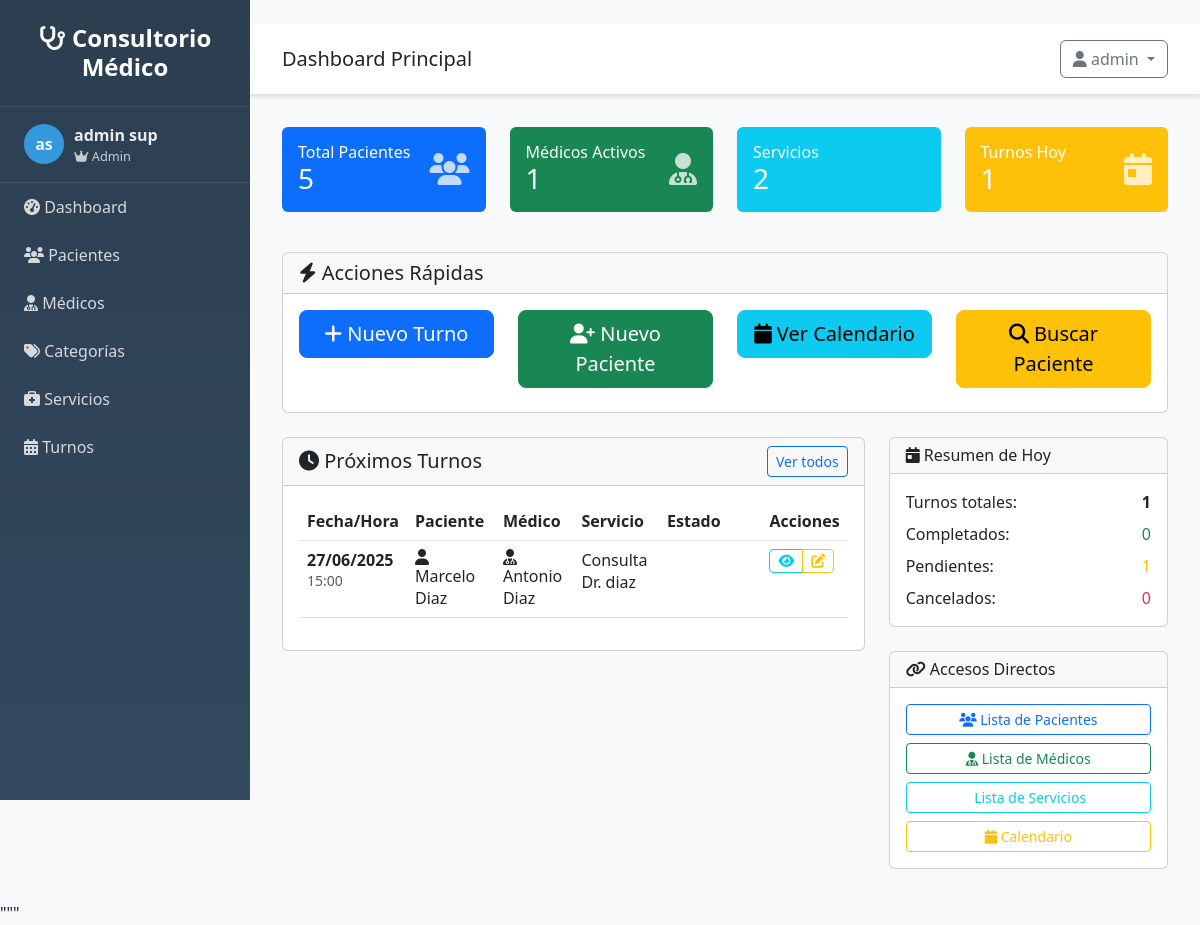
/dashboard (signed in), run on an earlier commit of the app's database.
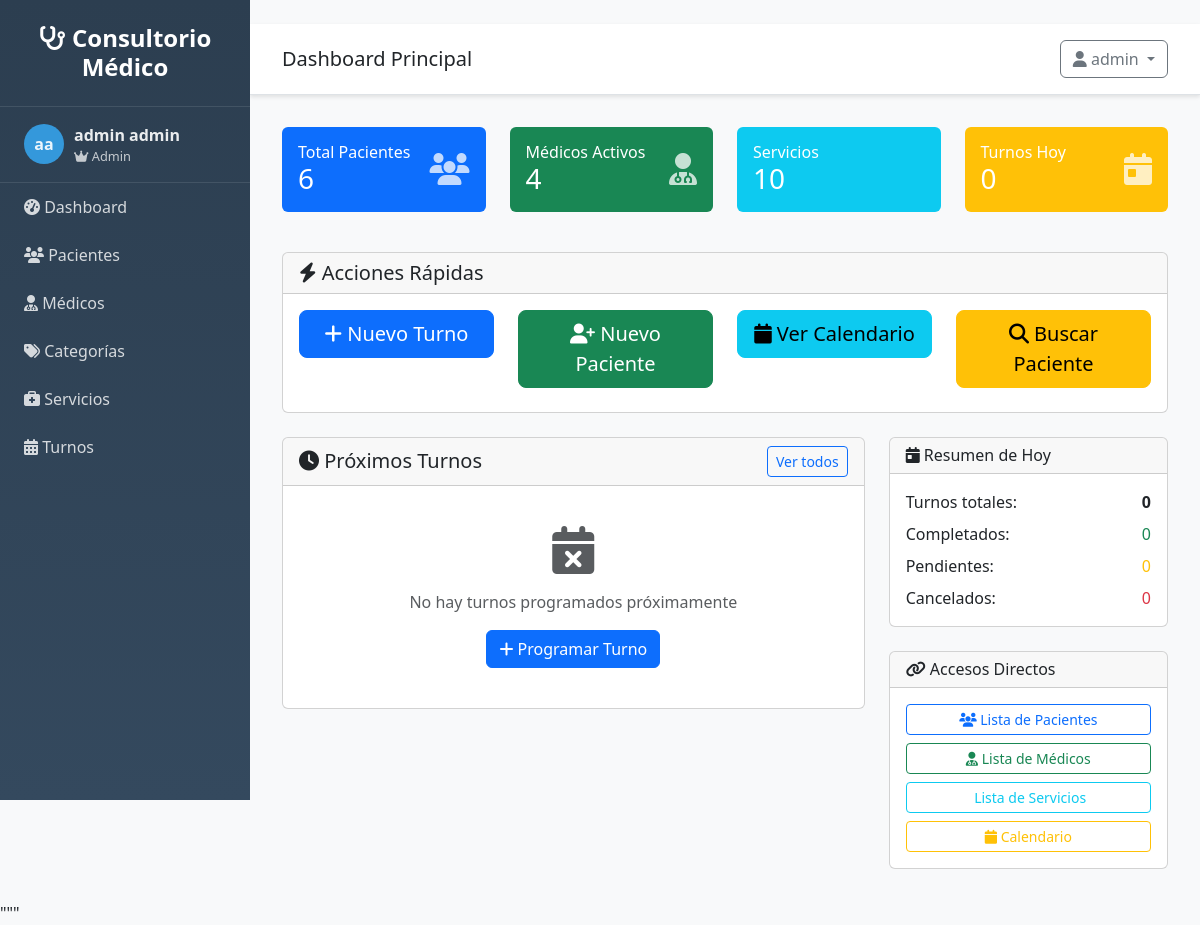
And on a later commit of the database.
### src/models/usuario.py (models this page shows, shortened)
class Usuario(UserMixin, db.Model):
    __tablename__ = 'usuarios'
    id = db.Column(db.Integer, primary_key=True)
    username = db.Column(db.String(80), unique=True, nullable=False)
    email = db.Column(db.String(120), unique=True, nullable=False)
    password_hash = db.Column(db.String(255), nullable=False)
    nombre = db.Column(db.String(100), nullable=False)
    apellido = db.Column(db.String(100), nullable=False)
    rol = db.Column(db.String(20), default='usuario')
    activo = db.Column(db.Boolean, default=True)
    ultimo_login = db.Column(db.DateTime)
    fecha_creacion = db.Column(db.DateTime, default=datetime.utcnow)
    @property
    def nombre_completo(self):
        return f"{self.nombre} {self.apellido}"
    def is_admin(self):
        return self.rol == 'admin'

### src/models/turno.py (models this page shows, shortened)
class Turno(db.Model):
    __tablename__ = 'turnos'
    id = db.Column(db.Integer, primary_key=True)
    fecha = db.Column(db.Date, nullable=False)
    hora = db.Column(db.Time, nullable=False)
    estado = db.Column(db.String(20), default='pendiente')  # pendiente, confirmado, completado, cancelado
    observaciones = db.Column(db.Text, nullable=True)
    precio_final = db.Column(db.Numeric(10, 2), nullable=True)
    fecha_creacion = db.Column(db.DateTime, default=datetime.utcnow)
    cliente_id = db.Column(db.Integer, db.ForeignKey('clientes.id'), nullable=False)
    profesional_id = db.Column(db.Integer, db.ForeignKey('profesionales.id'), nullable=False)
    servicio_id = db.Column(db.Integer, db.ForeignKey('servicios.id'), nullable=False)

### src/models/cliente.py (models this page shows, shortened)
class Cliente(db.Model):
    __tablename__ = 'clientes'
    id = db.Column(db.Integer, primary_key=True)
    nombre = db.Column(db.String(100), nullable=False)
    apellido = db.Column(db.String(100), nullable=False)
    telefono = db.Column(db.String(20), nullable=True)
    email = db.Column(db.String(120), nullable=True)
    fecha_creacion = db.Column(db.DateTime, default=datetime.utcnow)
    activo = db.Column(db.Boolean, default=True)
    turnos = db.relationship('Turno', backref='cliente', lazy=True)
    @property
    def nombre_completo(self):
        return f"{self.nombre} {self.apellido}"

### src/models/profesional.py (models this page shows, shortened)
class Profesional(db.Model):
    __tablename__ = 'profesionales'
    id = db.Column(db.Integer, primary_key=True)
    nombre = db.Column(db.String(100), nullable=False)
    apellido = db.Column(db.String(100), nullable=False)
    telefono = db.Column(db.String(20), nullable=True)
    email = db.Column(db.String(120), nullable=True)
    especialidad = db.Column(db.String(100), nullable=True)
    activo = db.Column(db.Boolean, default=True)
    fecha_creacion = db.Column(db.DateTime, default=datetime.utcnow)
    turnos = db.relationship('Turno', backref='profesional', lazy=True)
    @property
    def nombre_completo(self):
        return f"{self.nombre} {self.apellido}"

### src/models/servicio.py (models this page shows, shortened)
class Servicio(db.Model):
    __tablename__ = 'servicios'
    id = db.Column(db.Integer, primary_key=True)
    nombre = db.Column(db.String(100), nullable=False)
    descripcion = db.Column(db.Text, nullable=True)
    precio = db.Column(db.Numeric(10, 2), nullable=False, default=0.00)
    duracion = db.Column(db.Integer, nullable=False, default=60)  # duración en minutos
    activo = db.Column(db.Boolean, default=True)
    fecha_creacion = db.Column(db.DateTime, default=datetime.utcnow)
    categoria_id = db.Column(db.Integer, db.ForeignKey('categorias.id'), nullable=True)
    turnos = db.relationship('Turno', backref='servicio', lazy=True)

### src/routes/main.py (the view)
@main_bp.route('/dashboard')
@login_required
def index():
    try:
        from src.models import Cliente, Turno, Profesional, Servicio
        total_clientes = Cliente.query.filter_by(activo=True).count()
        total_profesionales = Profesional.query.filter_by(activo=True).count()
        total_servicios = Servicio.query.filter_by(activo=True).count()
        hoy = date.today()
        turnos_hoy = Turno.query.filter_by(fecha=hoy).count()
        proximos_turnos = Turno.query.filter(
            Turno.fecha >= hoy,
            Turno.estado.in_(['pendiente', 'confirmado'])
        ).order_by(Turno.fecha, Turno.hora).limit(5).all()
    except Exception as e:
        print(f"Error cargando datos del dashboard: {e}")
        total_clientes = 0
        total_profesionales = 0
        total_servicios = 0
        turnos_hoy = 0
        proximos_turnos = []
    return render_template('dashboard.html',
                         total_clientes=total_clientes,
                         total_profesionales=total_profesionales,
                         total_servicios=total_servicios,
                         turnos_hoy=turnos_hoy,
                         proximos_turnos=proximos_turnos,
                         usuario=current_user)

### src/app.py (called while the page is built)
def create_app(config=None):
    app = Flask(__name__,
                template_folder='../templates',
                static_folder='../static')
    if config:
        app.config.update(config)
    else:
        app.config.from_object(Config)
    init_db(app)
    init_auth(app)
    @app.context_processor
    def inject_user():
        from flask_login import current_user
        return dict(
            current_user=current_user,
            today=date.today(),
            now=datetime.now()
        )
    register_blueprints(app)
    register_template_filters(app)
    register_error_handlers(app)
    @app.route('/')
    def root():
        if current_user.is_authenticated:
            return redirect(url_for('main.index'))
        return redirect(url_for('auth.login'))
    return app

### src/auth.py (called while the page is built)
@login_manager.user_loader
def load_user(user_id):
    try:
        from src.models.usuario import Usuario
        return Usuario.query.get(int(user_id))
    except:
        return None

### templates/dashboard.html (shortened to what the changed rows need)
{% extends "base.html" %}
{% block content %}
<div class="row mb-4">
    <div class="col-md-3 mb-3">
        <div class="card border-0 bg-primary text-white">
            <div class="card-body">
                <div class="d-flex justify-content-between">
                    <div>
                        <h6 class="card-title mb-0">Total Pacientes</h6>
                        <h3 class="mb-0">{{ total_clientes or 0 }}</h3>
                    </div>
                </div>
            </div>
        </div>
    </div>
    <div class="col-md-3 mb-3">
        <div class="card border-0 bg-success text-white">
            <div class="card-body">
                <div class="d-flex justify-content-between">
                    <div>
                        <h6 class="card-title mb-0">Médicos Activos</h6>
                        <h3 class="mb-0">{{ total_profesionales or 0 }}</h3>
                    </div>
                </div>
            </div>
        </div>
    </div>
    <div class="col-md-3 mb-3">
        <div class="card border-0 bg-info text-white">
            <div class="card-body">
                <div class="d-flex justify-content-between">
                    <div>
                        <h6 class="card-title mb-0">Servicios</h6>
                        <h3 class="mb-0">{{ total_servicios or 0 }}</h3>
                    </div>
                </div>
            </div>
        </div>
    </div>
    <div class="col-md-3 mb-3">
        <div class="card border-0 bg-warning text-white">
            <div class="card-body">
                <div class="d-flex justify-content-between">
                    <div>
                        <h6 class="card-title mb-0">Turnos Hoy</h6>
                        <h3 class="mb-0">{{ turnos_hoy or 0 }}</h3>
                    </div>
                </div>
            </div>
        </div>
    </div>
</div>
<div class="row">
    <div class="col-md-8 mb-4">
        <div class="card">
            <div class="card-body">
                {% if proximos_turnos %}
                    <div class="table-responsive">
                        <table class="table table-hover">
                            <thead>
                                <tr>
                                    <th>Fecha/Hora</th>
                                    <th>Paciente</th>
                                    <th>Médico</th>
                                    <th>Servicio</th>
                                    <th>Estado</th>
                                    <th>Acciones</th>
                                </tr>
                            </thead>
                            <tbody>
                                {% for turno in proximos_turnos %}
                                <tr>
                                    <td>
                                        <strong>{{ turno.fecha.strftime('%d/%m/%Y') }}</strong><br>
                                        <small class="text-muted">{{ turno.hora.strftime('%H:%M') }}</small>
                                    </td>
                                    <td>
                                        <i class="fas fa-user"></i>
                                        {{ turno.cliente.nombre_completo }}
                                    </td>
                                    <td>
                                        <i class="fas fa-user-md"></i>
                                        {{ turno.profesional.nombre_completo }}
                                    </td>
                                    <td>{{ turno.servicio.nombre }}</td>
                                    <td>
                                        <span class="badge status-{{ turno.estado }}">
                                        </span>
                                    </td>
                                    <td>
                                        <div class="btn-group btn-group-sm">
                                            <a href="{{ url_for('turnos.detalle', id=turno.id) }}"
                                               class="btn btn-outline-info" title="Ver detalle">
                                                <i class="fas fa-eye"></i>
                                            </a>
                                            <a href="{{ url_for('turnos.editar', id=turno.id) }}"
                                               class="btn btn-outline-warning" title="Editar">
                                                <i class="fas fa-edit"></i>
                                            </a>
                                        </div>
                                    </td>
                                </tr>
                                {% endfor %}
                            </tbody>
                        </table>
                    </div>
                {% else %}
                    <div class="text-center py-4 text-muted">
                        <i class="fas fa-calendar-times fa-3x mb-3"></i>
                        <p>No hay turnos programados próximamente</p>
                        <a href="{{ url_for('turnos.nuevo') }}" class="btn btn-primary">
                            <i class="fas fa-plus"></i> Programar Turno
                        </a>
                    </div>
                {% endif %}
            </div>
        </div>
    </div>
    <div class="col-md-4">
        <div class="card mb-4">
            <div class="card-body">
                <div class="d-flex justify-content-between mb-2">
                    <span>Turnos totales:</span>
                    <strong>{{ turnos_hoy or 0 }}</strong>
                </div>
                <div class="d-flex justify-content-between mb-2">
                    <span>Pendientes:</span>
                    <span class="text-warning">{{ turnos_hoy or 0 }}</span>
                </div>
            </div>
        </div>
    </div>
</div>
{% endblock %}

### templates/base.html (shortened to what this page needs)
<!DOCTYPE html>
<html lang="es">
<head>
    <link href="https://cdn.jsdelivr.net/npm/bootstrap@5.3.0/dist/css/bootstrap.min.css" rel="stylesheet">
    <link href="https://cdnjs.cloudflare.com/ajax/libs/font-awesome/6.4.0/css/all.min.css" rel="stylesheet">
</head>
<body>
    <nav class="sidebar" id="sidebar">
        <div class="logo">
            <h4><i class="fas fa-stethoscope"></i> Consultorio Médico</h4>
        </div>
        {% if current_user and current_user.is_authenticated %}
        <div class="user-info">
            <div class="user-avatar">
                {{ current_user.nombre[0] if current_user.nombre else 'U' }}{{ current_user.apellido[0] if current_user.apellido else 'S' }}
            </div>
            <div>
                <div class="fw-bold">{{ current_user.nombre_completo if current_user.nombre_completo else 'Usuario' }}</div>
                <div style="font-size: 0.8em; opacity: 0.8;">
                    {% if current_user.is_admin and current_user.is_admin() %}
                        <i class="fas fa-crown"></i> Admin
                    {% elif current_user.is_medico and current_user.is_medico() %}
                        <i class="fas fa-user-md"></i> Médico
                    {% else %}
                        <i class="fas fa-user"></i> Usuario
                    {% endif %}
                </div>
            </div>
        </div>
        {% endif %}
        <ul class="nav flex-column">
            <li class="nav-item">
                <a class="nav-link" href="{{ url_for('main.index') }}">
                    <i class="fas fa-tachometer-alt"></i> Dashboard
            </a>
        </li>
            {% if current_user and current_user.is_authenticated %}
            <li class="nav-item">
                <a class="nav-link" href="{{ url_for('clientes.listar') if url_for else '#' }}">
                    <i class="fas fa-users"></i> Pacientes
                </a>
            </li>
            <li class="nav-item">
                <a class="nav-link" href="{{ url_for('profesionales.listar') if url_for else '#' }}">
                    <i class="fas fa-user-md"></i> Médicos
                </a>
            </li>
            <li class="nav-item">
                <a class="nav-link" href="{{ url_for('categorias.listar') if url_for else '#' }}">
                    <i class="fas fa-tags"></i> Categorías
                </a>
            </li>
            <li class="nav-item">
                <a class="nav-link" href="{{ url_for('servicios.listar') if url_for else '#' }}">
                    <i class="fas fa-briefcase-medical"></i> Servicios
                </a>
            </li>
            <li class="nav-item">
                <a class="nav-link" href="{{ url_for('turnos.listar') if url_for else '#' }}">
                    <i class="fas fa-calendar-alt"></i> Turnos
                </a>
            </li>
            {% endif %}
        </ul>
    </nav>
    <div class="main-content">
        <div class="top-navbar d-flex justify-content-between align-items-center">
            <div>
                <h5 class="mb-0">{% block page_title %}Sistema de Gestión{% endblock %}</h5>
            </div>
            <div class="dropdown">
                <button class="btn btn-outline-secondary dropdown-toggle" type="button" data-bs-toggle="dropdown">
                    <i class="fas fa-user"></i>
                    {% if current_user and current_user.is_authenticated %}
                        {{ current_user.nombre if current_user.nombre else 'Usuario' }}
                    {% else %}
                        Invitado
                    {% endif %}
                </button>
            </div>
        </div>
        <div class="content-wrapper">
            {% block content %}{% endblock %}
        </div>
    </div>
</body>
</html>

What changed in the data, as far as the page shows it:
removed Turno: fecha "27/06/2025", hora "15:00", cliente.nombre_completo "Marcelo Diaz", profesional.nombre_completo "Antonio Diaz", servicio.nombre "Consulta Dr. diaz"
changed Usuario "admin": apellido "s" → "a"; nombre+apellido "admin sup" → "admin admin"
Also different on the page:
{{ total_clientes or 0 }}: "5" → "6"
{{ total_profesionales or 0 }}: "1" → "4"
{{ total_servicios or 0 }}: "2" → "10"
{{ turnos_hoy or 0 }}: "1" → "0"
text no longer shown: "Fecha/Hora Paciente Médico Servicio Estado Acciones"
text now shown: "No hay turnos programados próximamente Programar Turno"
